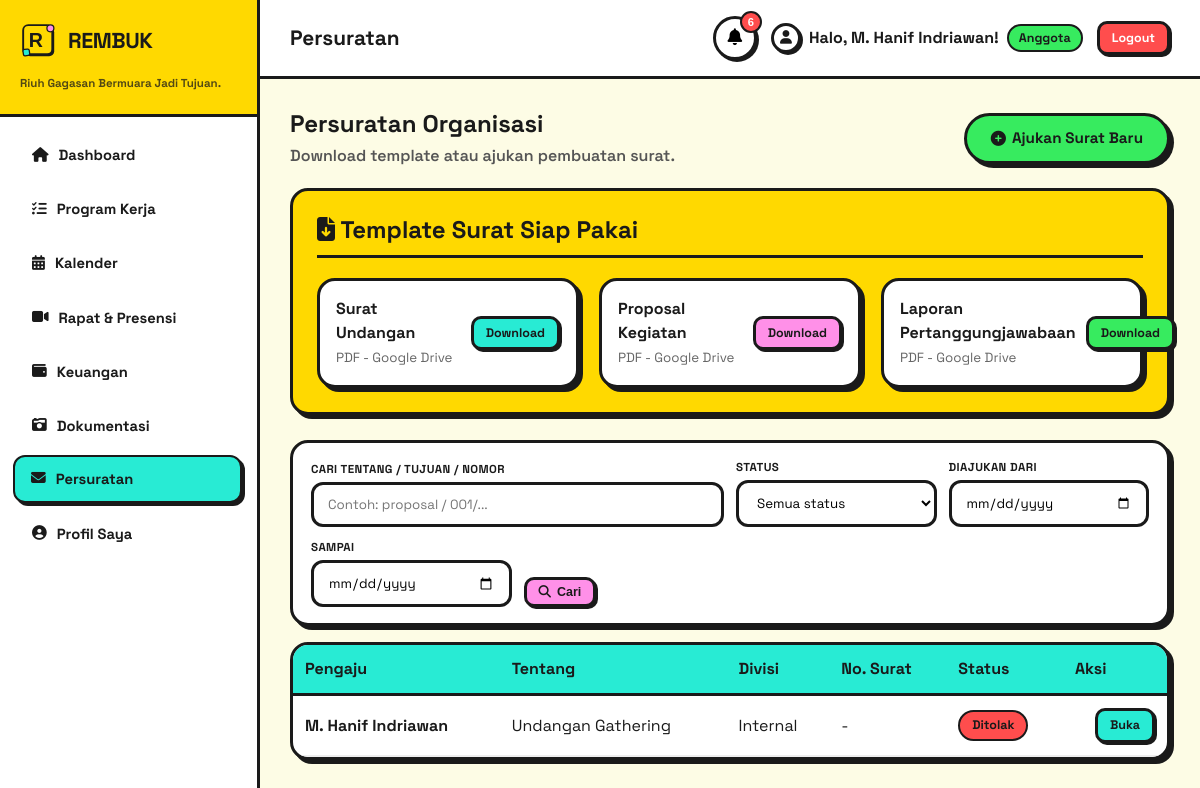
The page /surat/index.php (signed in) on the database its author committed.
### tables this page shows
CREATE TABLE `surat` (
  `id` int(11) NOT NULL,
  `user_id` int(11) DEFAULT NULL,
  `divisi_id` int(11) DEFAULT NULL,
  `tentang` varchar(200) NOT NULL,
  `tujuan` varchar(200) NOT NULL,
  `file_surat` varchar(255) DEFAULT NULL,
  `nomor_surat` varchar(50) DEFAULT NULL,
  `status` enum('Pending','Revisi','Diterima','Ditolak') DEFAULT 'Pending',
  `catatan` text DEFAULT NULL,
  `file_final` varchar(255) DEFAULT NULL,
  `reviewed_by` int(11) DEFAULT NULL,
  `created_at` timestamp NOT NULL DEFAULT current_timestamp(),
  `updated_at` timestamp NOT NULL DEFAULT current_timestamp() ON UPDATE current_timestamp()
);

CREATE TABLE `users` (
  `id` int(11) NOT NULL,
  `nama_lengkap` varchar(150) NOT NULL,
  `username` varchar(50) NOT NULL,
  `password` varchar(255) NOT NULL,
  `pin` varchar(255) NOT NULL,
  `role` enum('BPH','Koordinator Divisi','Anggota') NOT NULL DEFAULT 'Anggota',
  `divisi_id` int(11) DEFAULT NULL,
  `jabatan` varchar(100) DEFAULT NULL,
  `avatar` varchar(30) DEFAULT NULL,
  `status` enum('aktif','nonaktif') DEFAULT 'aktif',
  `failed_attempts` int(11) DEFAULT 0,
  `locked_until` datetime DEFAULT NULL,
  `created_at` timestamp NOT NULL DEFAULT current_timestamp()
);

CREATE TABLE `divisi` (
  `id` int(11) NOT NULL,
  `nama_divisi` varchar(100) NOT NULL,
  `deskripsi` text DEFAULT NULL,
  `created_at` timestamp NOT NULL DEFAULT current_timestamp()
);

### surat/index.php (the view, shortened to what this page needs)
<?php
require_once '../includes/init.php';
$isBPH = $_SESSION['role'] === 'BPH';
$isKoor = $_SESSION['role'] === 'Koordinator Divisi';
$s_q = trim($_GET['q'] ?? '');
$s_dari = preg_match('/^\d{4}-\d{2}-\d{2}$/', $_GET['dari'] ?? '') ? $_GET['dari'] : '';
$s_sampai = preg_match('/^\d{4}-\d{2}-\d{2}$/', $_GET['sampai'] ?? '') ? $_GET['sampai'] : '';
$conditions = [];
$count_params = [];
if ($isKoor) { $conditions[] = 's.divisi_id = :scope_divisi'; $count_params[':scope_divisi'] = $_SESSION['divisi_id']; }
elseif (!$isBPH) { $conditions[] = 's.user_id = :scope_user'; $count_params[':scope_user'] = $_SESSION['user_id']; }
$full_where = $conditions ? 'WHERE ' . implode(' AND ', $conditions) : '';
$stmt_count = $pdo->prepare("SELECT COUNT(*) FROM surat s $full_where");
$stmt_count->execute($count_params);
$total_surat_rows = (int) $stmt_count->fetchColumn();
[$surat_page, $surat_total_pages, $surat_offset] = paginateParams($total_surat_rows);
$stmt = $pdo->prepare(
    "SELECT s.*, u.nama_lengkap, d.nama_divisi FROM surat s LEFT JOIN users u ON s.user_id = u.id LEFT JOIN divisi d ON s.divisi_id = d.id $full_where ORDER BY s.created_at DESC LIMIT :limit OFFSET :offset"
);
foreach ($count_params as $k => $v) { $stmt->bindValue($k, $v); }
$stmt->bindValue(':limit', PAGINATE_PER_PAGE, PDO::PARAM_INT);
$stmt->bindValue(':offset', $surat_offset, PDO::PARAM_INT);
$stmt->execute();
$daftar_surat = $stmt->fetchAll();
$statusClass = ['Pending' => 'status-pending', 'Revisi' => 'status-revisi', 'Diterima' => 'status-diterima', 'Ditolak' => 'status-ditolak'];
require_once '../includes/header.php';
?>
<div class="flex-between page-header">
    <div>
        <h2 class="page-title">Persuratan Organisasi</h2>
        <p class="page-subtitle">Download template atau ajukan pembuatan surat.</p>
    </div>
    <a href="tambah.php" class="neo-btn neo-btn-success no-link"><i class="fas fa-plus-circle"></i> Ajukan Surat Baru</a>
</div>
<div class="neo-card template-section">
    <h2 class="section-heading template-heading"><i class="fas fa-file-arrow-down"></i> Template Surat Siap Pakai</h2>
    <div class="grid-auto template-grid">
        <div class="neo-card template-card">
            <div><strong>Surat Undangan</strong><br><small class="text-muted">PDF - Google Drive</small></div>
            <a href="https://docs.google.com/document/d/1PFtYHvQbMNWWB5XBmSRXHRayys8IocNQ/edit?usp=sharing&amp;ouid=111595575091640024737&amp;rtpof=true&amp;sd=true" target="_blank" rel="noopener" class="neo-btn neo-btn-sm no-link">Download</a>
        </div>
        <div class="neo-card template-card">
            <div><strong>Proposal Kegiatan</strong><br><small class="text-muted">PDF - Google Drive</small></div>
            <a href="https://docs.google.com/document/d/1lA7F4G9zbpfWJf6RJt1OwNJwjXLG9Hjz/edit?usp=sharing&amp;ouid=111595575091640024737&amp;rtpof=true&amp;sd=true" target="_blank" rel="noopener" class="neo-btn neo-btn-primary neo-btn-sm no-link">Download</a>
        </div>
        <div class="neo-card template-card">
            <div><strong>Laporan Pertanggungjawabaan</strong><br><small class="text-muted">PDF - Google Drive</small></div>
            <a href="https://docs.google.com/document/d/1ErsvFPFo6FE81gvepdwshjifgrs5CmYu/edit?usp=sharing&amp;ouid=111595575091640024737&amp;rtpof=true&amp;sd=true" target="_blank" rel="noopener" class="neo-btn neo-btn-success neo-btn-sm no-link">Download</a>
        </div>
    </div>
</div>
<form method="GET" class="filter-bar" role="search" aria-label="Cari dan filter surat">
    <div class="filter-field filter-field--grow">
        <label for="sq">Cari tentang / tujuan / nomor</label>
        <input type="text" id="sq" name="q" class="neo-input" value="<?= e($s_q) ?>" placeholder="Contoh: proposal / 001/...">
    </div>
    <div class="filter-field">
        <label for="sstatus">Status</label>
        <select id="sstatus" name="status" class="neo-input">
            <option value="">Semua status</option>
        </select>
    </div>
    <div class="filter-field">
        <label for="sdari">Diajukan dari</label>
        <input type="date" id="sdari" name="dari" class="neo-input" value="<?= e($s_dari) ?>">
    </div>
    <div class="filter-field">
        <label for="ssampai">Sampai</label>
        <input type="date" id="ssampai" name="sampai" class="neo-input" value="<?= e($s_sampai) ?>">
    </div>
    <div class="filter-actions">
        <button type="submit" class="neo-btn neo-btn-primary neo-btn-sm"><i class="fas fa-search"></i> Cari</button>
    </div>
</form>
<div class="neo-card table-card">
    <table class="data-table data-table--cyan">
        <thead>
            <tr>
                <th>Pengaju</th>
                <th>Tentang</th>
                <th>Divisi</th>
                <th>No. Surat</th>
                <th>Status</th>
                <th scope="col">Aksi</th>
            </tr>
        </thead>
        <tbody>
            <?php if (empty($daftar_surat)): ?>
                <tr><td colspan="6" class="table-empty table-empty-large">Belum ada pengajuan surat.</td></tr>
            <?php else: ?>
                <?php foreach ($daftar_surat as $s): ?>
                    <tr>
                        <td><strong><?= e($s['nama_lengkap'] ?? 'Pengguna telah dihapus') ?></strong></td>
                        <td><?= e($s['tentang']) ?></td>
                        <td><?= $s['nama_divisi'] ? e($s['nama_divisi']) : '-' ?></td>
                        <td><?= $s['nomor_surat'] ? '<strong>' . e($s['nomor_surat']) . '</strong>' : '-' ?></td>
                        <td><span class="neo-badge <?= $statusClass[$s['status']] ?>"><?= $s['status'] ?></span></td>
                        <td class="text-right"><a href="detail.php?id=<?= $s['id'] ?>" class="neo-btn neo-btn-sm no-link">Buka</a></td>
                    </tr>
                <?php endforeach; ?>
            <?php endif; ?>
        </tbody>
    </table>
</div>
<?php require_once '../includes/footer.php'; ?>

### assets/css/neobrutalism.css (style rules this page uses)
:root { --bg-color: #fdfce5; --main-black: #1a1a1a; --accent-yellow: #ffd900; --accent-pink: #ff90e8; --accent-cyan: #28ebd4; --accent-green: #37eb5f; --accent-red: #ff4d4d; --shadow-solid: 4px 4px 0px var(--main-black); --shadow-lift: 6px 6px 0px var(--main-black); --radius-card: 18px; --radius-btn: 999px; --radius-btn-square: 10px; --ease: cubic-bezier(.2,.8,.2,1); }
* { box-sizing: border-box; }
body { background-color: var(--bg-color); color: var(--main-black); font-family: 'Space Grotesk', 'Courier New', monospace; margin: 0; line-height: 1.5; }
h1, h2, h3, h4 { line-height: 1.25; }
.neo-card { background-color: #ffffff; border: 3px solid var(--main-black); border-radius: var(--radius-card); box-shadow: var(--shadow-solid); padding: 24px; transition: transform 0.2s var(--ease), box-shadow 0.2s var(--ease); }
.neo-btn { background-color: var(--accent-cyan); color: var(--main-black); border: 3px solid var(--main-black); border-radius: var(--radius-btn); padding: 11px 24px; font-weight: 700; cursor: pointer; box-shadow: var(--shadow-solid); font-size: 0.95rem; transition: all 0.15s var(--ease); display: inline-flex; align-items: center; text-decoration: none; gap: 6px; }
.neo-btn-primary { background-color: var(--accent-pink); }
.neo-btn-success { background-color: var(--accent-green); }
.neo-btn-sm { padding: 5px 12px; font-size: 0.78rem; border-radius: var(--radius-btn-square); box-shadow: 2px 2px 0px var(--main-black); }
.neo-input { border: 3px solid var(--main-black); border-radius: 12px; padding: 11px 14px; font-family: inherit; width: 100%; background: #fff; }
.neo-badge { display: inline-block; padding: 4px 12px; border: 2px solid var(--main-black); border-radius: var(--radius-btn); font-weight: 700; font-size: 0.78rem; }
.grid-auto { display: grid; grid-template-columns: repeat(auto-fit, minmax(230px, 1fr)); gap: 20px; }
.flex-between { display: flex; justify-content: space-between; align-items: center; flex-wrap: wrap; gap: 12px; }
.page-header, .page-heading { display: flex; justify-content: space-between; align-items: center; flex-wrap: wrap; gap: 14px; margin-bottom: 20px; }
.page-title, .section-title, .modal-title { margin: 0; font-weight: 800; }
.text-right { text-align: right; }
.text-muted { color: #666; }
.no-link { color: var(--main-black); font-weight: 700; text-decoration: none; }
.table-card { padding: 0; overflow-x: auto; background: #fff; }
.data-table { width: 100%; border-collapse: collapse; text-align: left; }
.data-table thead tr { border-bottom: 3px solid var(--main-black); background: var(--accent-yellow); }
.data-table th, .data-table td { padding: 12px; }
.data-table tbody tr { border-bottom: 2px solid #eee; }
.data-table th:first-child, .data-table td:first-child { font-weight: 700; }
.status-ditolak { background: var(--accent-red); }
.section-heading { margin-top: 0; }
.page-subtitle { margin: 5px 0 0; color: #555; font-weight: 600; }
.template-section { margin-bottom: 25px; background-color: var(--accent-yellow); }
.template-heading { padding-bottom: 10px; border-bottom: 3px solid var(--main-black); font-weight: 800; }
.template-grid { margin-top: 15px; }
.template-card { display: flex; align-items: center; justify-content: space-between; gap: 10px; padding: 16px; background: #fff; }
.data-table--cyan thead tr { background-color: var(--accent-cyan); }
.filter-bar { display: grid; grid-template-columns: repeat(auto-fit, minmax(170px, 1fr)); gap: 12px; align-items: end; background: #fff; border: 3px solid var(--main-black); border-radius: var(--radius-card); box-shadow: var(--shadow-solid); padding: 16px 18px; margin-bottom: 16px; }
.filter-field { display: flex; flex-direction: column; gap: 4px; min-width: 0; }
.filter-field .neo-input { min-width: 0; }
.filter-field label { font-size: 0.72rem; font-weight: 800; text-transform: uppercase; letter-spacing: .4px; white-space: nowrap; overflow: hidden; text-overflow: ellipsis; }
.filter-actions { display: flex; gap: 8px; align-items: center; flex-wrap: wrap; }
@media (min-width: 700px) { .filter-field--grow { grid-column: span 2; } }

### rows shown on the page
surat: user.nama_lengkap "M. Hanif Indriawan", tentang "Undangan Gathering", divisi.nama_divisi "Internal", status "Ditolak"

### other values the page prints
APP_NAME "REMBUK"
APP_TAGLINE "Riuh Gagasan Bermuara Jadi Tujuan."
$pageTitle "Persuratan"
$notif_total "6"
$user_nama "M. Hanif Indriawan"
$user_role "Anggota"
